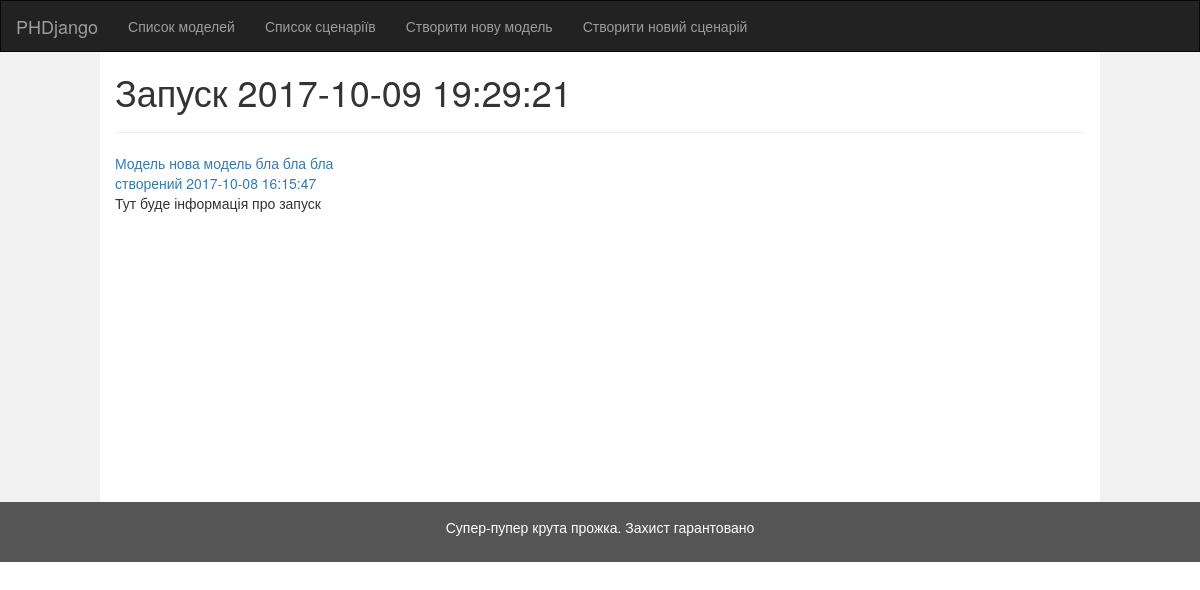
Page /models/result/1 on the committed database.
### models/models.py (models this page shows)
class ModelResult(models.Model):
    modelRunConfiguration = models.ForeignKey(ModelRunConfiguration, null=True)
    modelConfig = models.ForeignKey(ModelConfig, null=True)
    created_at = models.DateTimeField(auto_now_add=True, null=True)
    def __str__(self):
        return "Запуск " + self.created_at.strftime("%Y-%m-%d %H:%M:%S")

class ModelConfig(models.Model):
    created_at = models.DateTimeField(auto_now_add=True, null=True)
    title = models.CharField("Назва конфігурації моделі", null=True, max_length=1024)
    production_firm_structure = models.ForeignKey(FirmStructure, related_name="ProductionFirm", null=True)
    raw_firm_structure = models.ForeignKey(FirmStructure, related_name="RawFirm", null=True)
    capital_firm_structure = models.ForeignKey(FirmStructure, related_name="CapitalFirm", null=True)
    household_structure = models.ForeignKey(HouseholdStructure, null=True)
    government_structure = models.ForeignKey(GovernmentStructure, null=True)
    outside_world = models.BooleanField("Зовнішній світ", default=False)
    def natural_key(self):
        return (self.title, self.created_at,) + self.production_firm_structure.natural_key() + \
               self.raw_firm_structure.natural_key() + self.capital_firm_structure.natural_key() + \
               self.household_structure.natural_key() + self.government_structure.natural_key()
    natural_key.dependencies = ['phdjango.FirmStructure', 'phdjango.HouseholdStructure', 'phdjango.GovernmentStructure']
    def __str__(self):
        return "Модель " + str(self.title) if self.title is not None else "" + "створена " + self.created_at.strftime(
            "%Y-%m-%d %H:%M:%S")

class ModelRunConfiguration(models.Model):
    title = models.CharField(null=True, max_length=1024)
    created_at = models.DateTimeField(auto_now_add=True, null=True)
    iterations = models.IntegerField("Кількість ітерацій", null=True)
    initial_money = models.DecimalField("Початковий обсяг грошової маси", null=True,max_digits=20,decimal_places=2)
    household_birth = models.IntegerField("Приріст чисельності домогосподарств", null=True)
    firm_birth = models.IntegerField("Рівень появи нових фірм", null=True)
    money_growth = models.DecimalField("Приріст грошової маси", null=True, max_digits=20, decimal_places=2)
    raw_firm_config = models.ForeignKey(FirmRunConfiguration, related_name="RawFirm", null=True)
    capital_firm_config = models.ForeignKey(FirmRunConfiguration, related_name="CapitalFirm", null=True)
    production_firm_config = models.ForeignKey(FirmRunConfiguration, related_name="ProductionFirm", null=True)
    household_config = models.ForeignKey(HouseholdRunConfiguration, related_name="Household", null=True)
    government_config = models.ForeignKey(GovernmentRunConfiguration, related_name="Government", null=True)
    outside_world_config = models.ForeignKey(OutsideWorldRunConfiguration, related_name="OutsideWorld", null=True)
    def natural_key(self):
        return (self.title, self.created_at, self.iterations, self.initial_money, self.household_birth, self.firm_birth,
                self.money_growth,) + self.raw_firm_config.natural_key() + self.capital_firm_config.natural_key() + \
               self.production_firm_config.natural_key() + self.household_config.natural_key() + self.government_config.natural_key() + \
               self.outside_world_config.natural_key()
    natural_key.dependencies = ['phdjango.FirmRunConfiguration', 'phdjango.HouseholdRunConfiguration',
                                'phdjango.GovernmentRunConfiguration', 'phdjango.OutsideWorldRunConfiguration']
    def __str__(self):
        return "Сценарій " + str(
            self.title) if self.title is not None else "" + " створений " + self.created_at.strftime("%Y-%m-%d %H:%M:%S")

### models/views.py (the view)
# urls.py: url(r'^result/(?P<pk>[0-9]+)$', views.ModelResultDetailView.as_view(), name='model-result-detail'),
class ModelResultDetailView(generic.DetailView):
    model = ModelResult
    template_name = 'models/result-detail.html'

### models/templates/models/result-detail.html
{% extends 'models/base.html' %}
{% block title %}{{ object }}{% endblock %}
{% block content %}
    <a href="/models/{{ object.modelConfig.id }}">{{ object.modelConfig }}</a> <br />
    <a href="/models/{{ object.modelRunConfiguration.id }}">{{ object.modelRunConfiguration }}</a>
    <p>Тут буде інформація про запуск</p>
{% endblock %}

### rows in the picture
ModelResult: created_at "Запуск 2017-10-09 19:29:21", modelConfig "Модель нова модель бла бла бла", modelRunConfiguration "створений 2017-10-08 16:15:47"
